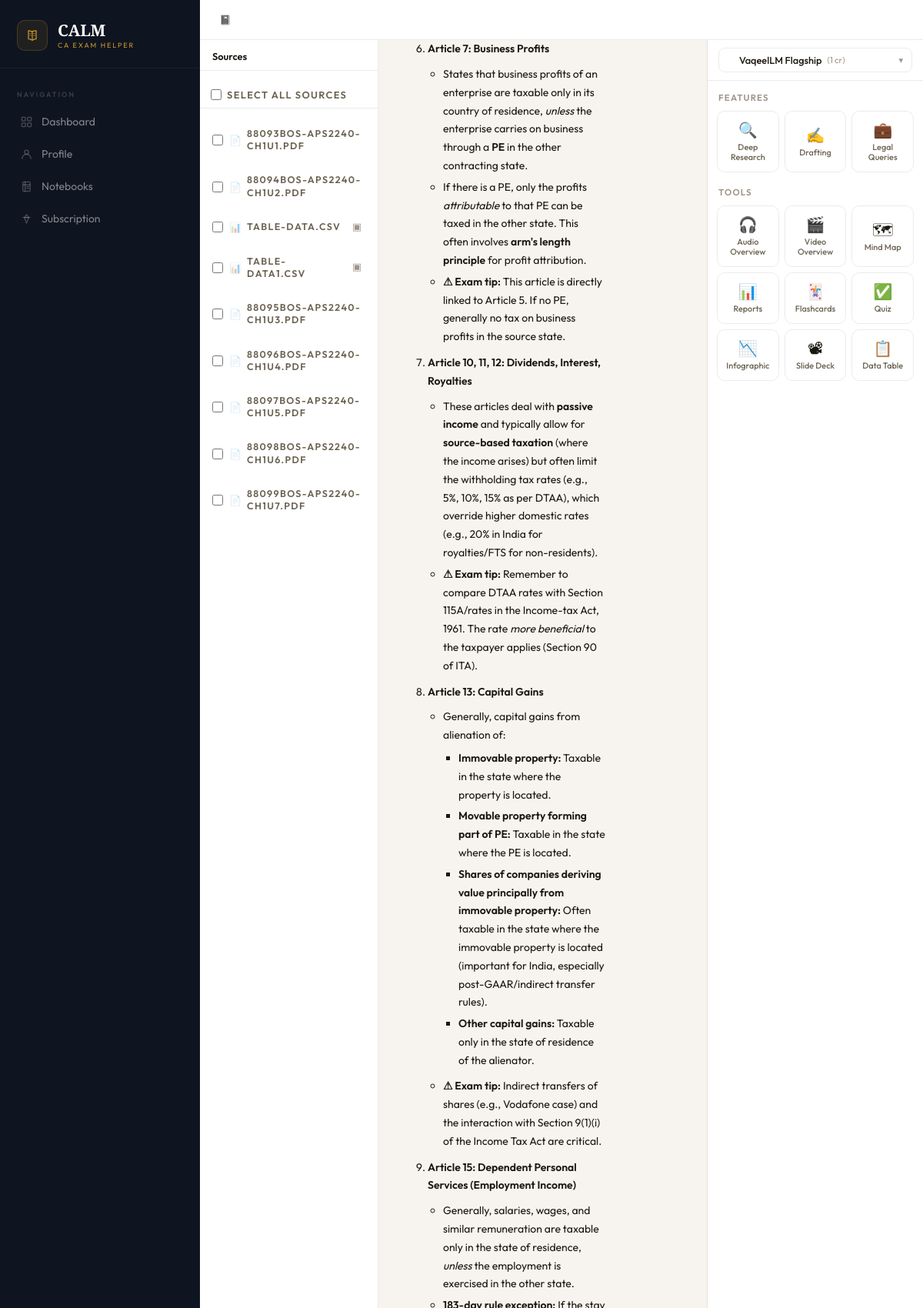
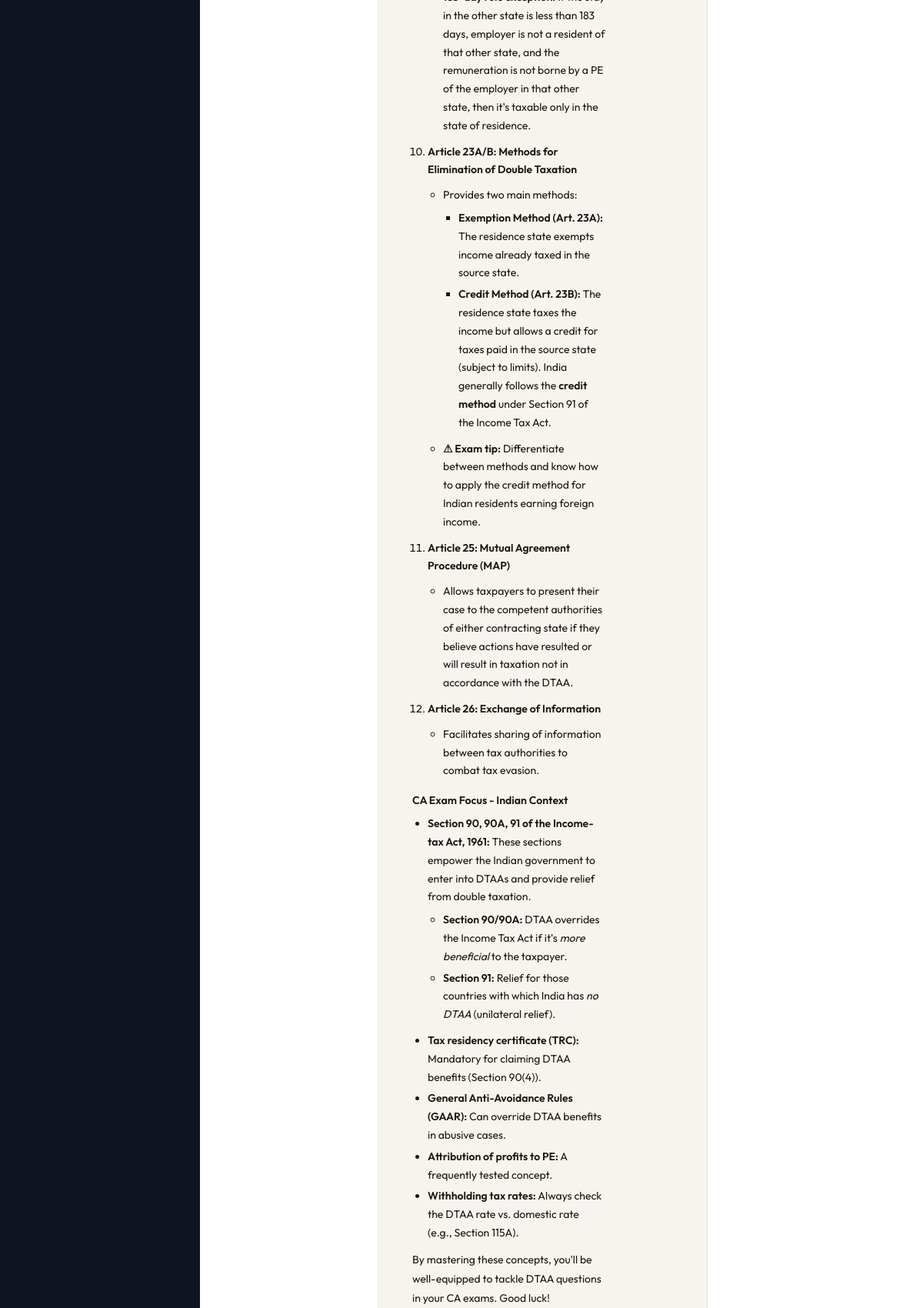
The page /chat/29/ (signed in, upper part) on the database its author committed (2 pictures, top to bottom).
### documents/models.py (models this page shows, shortened)
class Document(models.Model):
    notebook = models.ForeignKey(Notebook, on_delete=models.CASCADE)
    title = models.CharField(max_length=255)
    file = models.FileField(upload_to=user_file_path)
    qdrant_collection = models.CharField(max_length=255)
    summary = models.TextField(blank=True)
    uploaded_at = models.DateTimeField(auto_now_add=True)

### chat/models.py (models this page shows)
class ChatSession(models.Model):
    notebook = models.ForeignKey(Notebook, on_delete=models.CASCADE)
    selected_documents = models.ManyToManyField(Document)
    model_name = models.CharField(max_length=100)
    created_at = models.DateTimeField(auto_now_add=True)

### chat/views.py (the view)
# urls.py: path("chat/<int:session_id>/", views.chat_page, name="chat_page"),
@login_required
def chat_page(request, session_id):
    session = get_object_or_404(
        ChatSession,
        id=session_id,
        notebook__user=request.user
    )
    messages = session.message_set.all().order_by("created_at")
    for msg in messages:
        if msg.role == "assistant":
            msg.rendered_content = md_lib.markdown(
                msg.content,
                extensions=['tables', 'fenced_code', 'nl2br']
            )
    return render(request, "chat.html", {
        "session": session,
        "messages": messages
    })

### templates/chat.html (shortened to what this page needs)
{% extends "base.html" %}
{% block content %}
<div class="chat-root">
    <div class="chat-topbar">
        <div class="topbar-left">
            <div class="topbar-notebook-icon">📓</div>
        </div>
    </div>
    <div class="chat-body">
        <div class="sources-sidebar">
            <div class="sources-header">
                <span class="sources-title">Sources</span>
            </div>
            <label class="sources-select-all">
                <input type="checkbox" id="select-all-docs">
                <span class="sources-select-all-label">Select all sources</span>
            </label>
            <div class="sources-list">
                {% for doc in session.notebook.document_set.all %}
                <label class="source-item {% if doc.id in top_docs_ids %}top-contributor{% endif %}">
                    <input type="checkbox" class="doc-toggle" data-doc-id="{{ doc.id }}"
                        {% if doc in session.selected_documents.all %}checked{% endif %}>
                    <span class="source-file-icon">
                        {% if doc.title|lower|slice:"-4:" == ".pdf" %}📄
                        {% elif doc.title|lower|slice:"-5:" == ".docx" %}📝
                        {% elif doc.title|lower|slice:"-4:" == ".txt" %}📃
                        {% elif doc.title|lower|slice:"-4:" == ".jpg" or doc.title|lower|slice:"-4:" == ".png" %}🖼
                        {% elif doc.title|lower|slice:"-4:" == ".csv" %}📊
                        {% else %}📄{% endif %}
                    </span>
                    <span class="source-item-name">{{ doc.title }}</span>
                    {% if doc.title|lower|slice:"-4:" == ".csv" %}
                    <button class="source-chart-btn"
                            onclick="event.preventDefault();event.stopPropagation();openChartDashboard({{ doc.id }})"
                            title="Open chart dashboard">▣</button>
                    {% endif %}
                </label>
                {% endfor %}
            </div>
        </div>
        <div class="chat-area">
            <div class="chat-messages" id="chat-box">
                {% for msg in messages %}
                    {% if msg.role == "user" %}
                    <div class="msg-row user">
                        <div class="user-bubble">{{ msg.content }}</div>
                    </div>
                    {% else %}
                    <div class="msg-row assistant">
                        <div class="assistant-content">
                            <div class="assistant-text">{% if msg.rendered_content %}{{ msg.rendered_content|safe }}{% else %}{{ msg.content }}{% endif %}</div>
                        </div>
                    </div>
                    {% endif %}
                {% endfor %}
            </div>
        </div>
        <div class="studio-panel">
            <div class="studio-topbar">
                <div class="model-dropdown-wrap">
                    <div class="studio-model-selector" id="model-selector-btn" onclick="toggleModelDropdown()">
                        <div class="studio-model-left">
                            <span class="model-dot"></span>
                            <span id="selected-model-name">VaqeelLM Flagship</span>
                            <span id="selected-model-cost" style="font-size:0.7rem;color:var(--text-muted);font-weight:400;">(1 cr)</span>
                        </div>
                        <span class="model-chevron">▾</span>
                    </div>
                </div>
            </div>
            <div class="studio-body">
                <div>
                    <div class="studio-section-title">Features</div>
                    <div class="studio-grid">
                        <div class="studio-tool"><span class="studio-tool-icon">🔍</span><span class="studio-tool-label">Deep Research</span></div>
                        <div class="studio-tool"><span class="studio-tool-icon">✍️</span><span class="studio-tool-label">Drafting</span></div>
                        <div class="studio-tool"><span class="studio-tool-icon">💼</span><span class="studio-tool-label">Legal Queries</span></div>
                    </div>
                </div>
                <div>
                    <div class="studio-section-title">Tools</div>
                    <div class="studio-grid">
                        <div class="studio-tool"><span class="studio-tool-icon">🎧</span><span class="studio-tool-label">Audio Overview</span></div>
                        <div class="studio-tool"><span class="studio-tool-icon">🎬</span><span class="studio-tool-label">Video Overview</span></div>
                        <div class="studio-tool"><span class="studio-tool-icon">🗺</span><span class="studio-tool-label">Mind Map</span></div>
                        <div class="studio-tool"><span class="studio-tool-icon">📊</span><span class="studio-tool-label">Reports</span></div>
                        <div class="studio-tool"><span class="studio-tool-icon">🃏</span><span class="studio-tool-label">Flashcards</span></div>
                        <div class="studio-tool"><span class="studio-tool-icon">✅</span><span class="studio-tool-label">Quiz</span></div>
                        <div class="studio-tool"><span class="studio-tool-icon">📉</span><span class="studio-tool-label">Infographic</span></div>
                        <div class="studio-tool"><span class="studio-tool-icon">📽</span><span class="studio-tool-label">Slide Deck</span></div>
                        <div class="studio-tool"><span class="studio-tool-icon">📋</span><span class="studio-tool-label">Data Table</span></div>
                    </div>
                </div>
            </div>
        </div>
    </div>
</div>
{% endblock %}

### templates/base.html (style rules this page uses)
*, *::before, *::after { box-sizing: border-box; margin: 0; padding: 0; }
:root { --bg: #f7f4ef; --sidebar-bg: #0e1420; --sidebar-width: 260px; --surface: #ffffff; --surface-hover: #f1ede5; --gold: #c8972a; --gold-lt: #e0b84a; --gold-dim: rgba(200,151,42,0.11); --navy: #0e1420; --navy-mid: #1a2436; --text-primary: #1a1610; --text-secondary: #6b6252; --text-muted: #9e9488; --text-sidebar: rgba(255,255,255,0.48); --text-sidebar-hi: #ffffff; --border: rgba(0,0,0,0.08); --border-subtle: rgba(0,0,0,0.05); --border-sidebar: rgba(255,255,255,0.06); --danger: #b83232; --danger-dim: rgba(184,50,50,0.08); --radius: 13px; --radius-sm: 8px; }
html, body { height: 100%; font-family: 'Outfit', sans-serif; background: var(--bg); color: var(--text-primary); -webkit-font-smoothing: antialiased; }
input, select, textarea { width: 100%; padding: 11px 15px; margin: 8px 0; background: var(--surface); border: 1.5px solid var(--border); border-radius: var(--radius-sm); color: var(--text-primary); font-family: 'Outfit', sans-serif; font-size: 0.875rem; font-weight: 400; outline: none; transition: border-color 0.16s, box-shadow 0.16s; }
input::placeholder, textarea::placeholder { color: var(--text-muted); }
label { display: block; font-size: 0.7rem; font-weight: 600; letter-spacing: 0.12em; text-transform: uppercase; color: var(--text-secondary); margin-bottom: -4px; margin-top: 16px; }

### rows shown on the page
Document: title "88093BOS-APS2240-CH1U1.PDF"
Document: title "88094BOS-APS2240-CH1U2.PDF"
Document: title "TABLE-DATA.CSV"
Document: title "TABLE-DATA1.CSV"
Document: title "88095BOS-APS2240-CH1U3.PDF"
Document: title "88096BOS-APS2240-CH1U4.PDF"
Document: title "88097BOS-APS2240-CH1U5.PDF"
Document: title "88098BOS-APS2240-CH1U6.PDF"
Document: title "88099BOS-APS2240-CH1U7.PDF"
